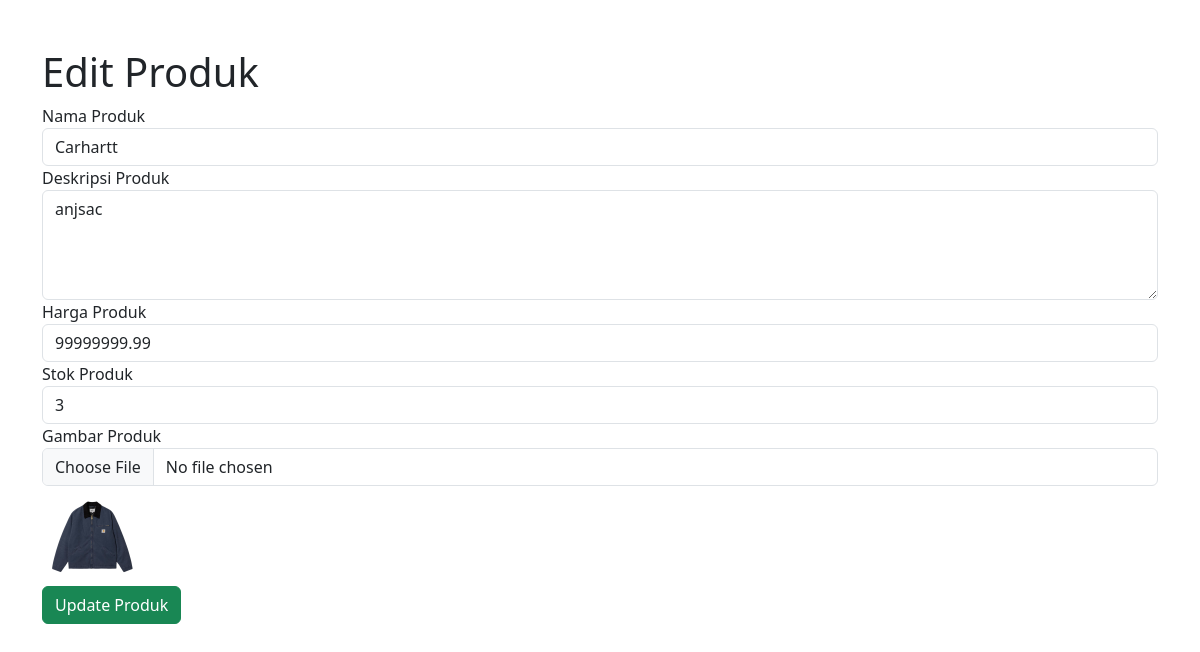
The app's page /edit_product.php?id=4 with its own data.
### tables this page shows
CREATE TABLE `produk` (
  `id` int(11) NOT NULL,
  `nama_produk` varchar(255) DEFAULT NULL,
  `deskripsi_produk` text DEFAULT NULL,
  `harga_produk` decimal(10,2) DEFAULT NULL,
  `stok_produk` int(11) DEFAULT NULL,
  `gambar_produk` varchar(255) DEFAULT NULL
);

### edit_product.php (the view, shortened to what this page needs)
<?php
include 'db.php';
if (isset($_GET['id'])) {
    $id = $_GET['id'];
    $sql = "SELECT * FROM produk WHERE id = $id";
    $result = $conn->query($sql);
    $product = $result->fetch_assoc();
}
?>
<!DOCTYPE html>
<html lang="id">
<head>
    <link href="https://cdn.jsdelivr.net/npm/bootstrap@5.3.5/dist/css/bootstrap.min.css" rel="stylesheet" />
</head>
<body>
    <div class="container mt-5">
        <h1>Edit Produk</h1>
        <form action="edit_product.php?id=<?= $product['id'] ?>" method="POST" enctype="multipart/form-data">
            <div class="form-group">
                <label for="nama_produk">Nama Produk</label>
                <input type="text" class="form-control" id="nama_produk" name="nama_produk" value="<?= $product['nama_produk'] ?>" required>
            </div>
            <div class="form-group">
                <label for="deskripsi_produk">Deskripsi Produk</label>
                <textarea class="form-control" id="deskripsi_produk" name="deskripsi_produk" rows="4" required><?= $product['deskripsi_produk'] ?></textarea>
            </div>
            <div class="form-group">
                <label for="harga_produk">Harga Produk</label>
                <input type="number" class="form-control" id="harga_produk" name="harga_produk" value="<?= $product['harga_produk'] ?>" required>
            </div>
            <div class="form-group">
                <label for="stok_produk">Stok Produk</label>
                <input type="number" class="form-control" id="stok_produk" name="stok_produk" value="<?= $product['stok_produk'] ?>" required>
            </div>
            <div class="form-group">
                <label for="gambar_produk">Gambar Produk</label>
                <input type="file" class="form-control" id="gambar_produk" name="gambar_produk">
                <img src="images/<?= $product['gambar_produk'] ?>" alt="<?= $product['nama_produk'] ?>" style="width: 100px; height: 100px; object-fit: cover;">
            </div>
            <button type="submit" class="btn btn-success">Update Produk</button>
        </form>
    </div>
</body>
</html>

### records on screen
produk: nama_produk "Carhartt", deskripsi_produk "anjsac", harga_produk "99999999.99", stok_produk "3", gambar_produk+nama_produk (picture)
